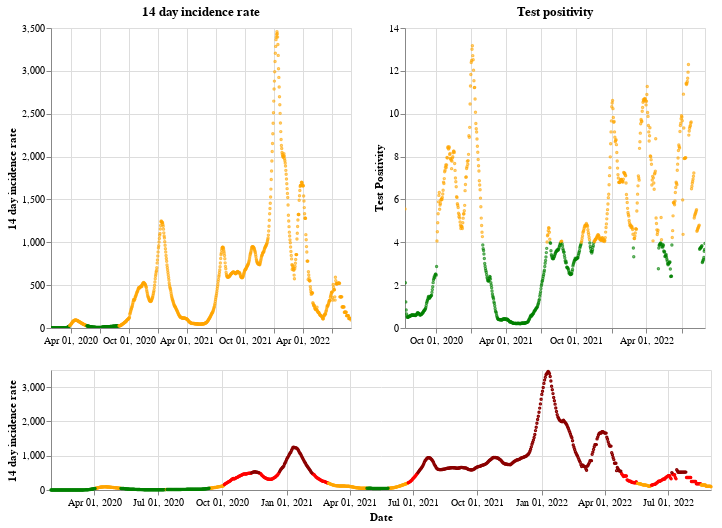

The cell this chart's notebook holds for it:
### Markdown cell above
## England

### Code cell
plot_traffic_light('England')

### Figure 1 — Vega-Lite specification as saved in the notebook (floating-point values rounded to 4 significant figures; data arrays with more than 128 entries replaced by an {"elided": "..."} marker saying what was removed)
{"config": {"view": {"continuousWidth": 400, "continuousHeight": 300}}, "vconcat": [{"hconcat": [{"mark": {"type": "point", "size": 2}, "encoding": {"color": {"condition": {"value": "green", "test": "(datum.twoWeeklyCasesRate <= 25)"}, "value": "orange"}, "tooltip": [{"type": "nominal", "field": "areaName"}, {"type": "temporal", "field": "date"}, {"type": "quantitative", "field": "twoWeeklyCasesRate"}, {"type": "quantitative", "field": "testPositivity"}], "x": {"type": "temporal", "axis": {"title": ""}, "field": "date", "scale": {"domain": {"selection": "DateBrush"}}, "timeUnit": "yearmonthdate"}, "y": {"type": "quantitative", "axis": {"title": "14 day incidence rate"}, "field": "twoWeeklyCasesRate"}}, "title": "14 day incidence rate", "width": 300}, {"mark": {"type": "point", "size": 2}, "encoding": {"color": {"condition": {"value": "green", "test": "(datum.testPositivity <= 4)"}, "value": "orange"}, "tooltip": [{"type": "nominal", "field": "areaName"}, {"type": "temporal", "field": "date"}, {"type": "quantitative", "field": "twoWeeklyCasesRate"}, {"type": "quantitative", "field": "testPositivity"}], "x": {"type": "temporal", "axis": {"title": ""}, "field": "date", "scale": {"domain": {"selection": "DateBrush"}}, "timeUnit": "yearmonthdate"}, "y": {"type": "quantitative", "axis": {"title": "Test Positivity"}, "field": "testPositivity"}}, "title": "Test positivity", "width": 300}]}, {"layer": [{"mark": {"type": "point", "size": 2}, "encoding": {"color": {"condition": {"value": "orange", "test": "(((datum.testPositivity < 4) && (datum.twoWeeklyCasesRate >= 50)) && (datum.twoWeeklyCasesRate < 200))"}, "value": "red"}, "opacity": {"condition": {"value": 1, "test": "((datum.twoWeeklyCasesRate >= 50) && (datum.twoWeeklyCasesRate < 500))"}, "value": 0}, "tooltip": [{"type": "nominal", "field": "areaName"}, {"type": "temporal", "field": "date"}, {"type": "quantitative", "field": "twoWeeklyCasesRate"}, {"type": "quantitative", "field": "testPositivity"}], "x": {"type": "temporal", "axis": {"title": "Date"}, "field": "date", "timeUnit": "yearmonthdate"}, "y": {"type": "quantitative", "axis": {"title": "14 day incidence rate"}, "field": "twoWeeklyCasesRate"}}, "selection": {"DateBrush": {"type": "interval", "encodings": ["x"], "fields": ["Time"]}}}, {"mark": {"type": "point", "size": 2}, "encoding": {"color": {"value": "darkred"}, "opacity": {"condition": {"value": 1, "test": "(datum.twoWeeklyCasesRate >= 500)"}, "value": 0}, "tooltip": [{"type": "nominal", "field": "areaName"}, {"type": "temporal", "field": "date"}, {"type": "quantitative", "field": "twoWeeklyCasesRate"}, {"type": "quantitative", "field": "testPositivity"}], "x": {"type": "temporal", "axis": {"title": "Date"}, "field": "date", "timeUnit": "yearmonthdate"}, "y": {"type": "quantitative", "axis": {"title": "14 day incidence rate"}, "field": "twoWeeklyCasesRate"}}}, {"mark": {"type": "point", "size": 2}, "encoding": {"color": {"condition": {"value": "green", "test": "((datum.testPositivity < 4) && (datum.twoWeeklyCasesRate < 50))"}, "value": "orange"}, "opacity": {"condition": {"value": 1, "test": "(datum.twoWeeklyCasesRate < 50)"}, "value": 0}, "tooltip": [{"type": "nominal", "field": "areaName"}, {"type": "temporal", "field": "date"}, {"type": "quantitative", "field": "twoWeeklyCasesRate"}, {"type": "quantitative", "field": "testPositivity"}], "x": {"type": "temporal", "axis": {"title": "Date"}, "field": "date", "timeUnit": "yearmonthdate"}, "y": {"type": "quantitative", "axis": {"title": "14 day incidence rate"}, "field": "twoWeeklyCasesRate"}}}], "height": 120, "width": 660}], "data": {"name": "data-ca65d661c576e7e2eee30895c4ee8cd3"}, "$schema": "https://vega.github.io/schema/vega-lite/v4.8.1.json", "datasets": {"data-ca65d661c576e7e2eee30895c4ee8cd3": {"elided": "945 records"}}}
